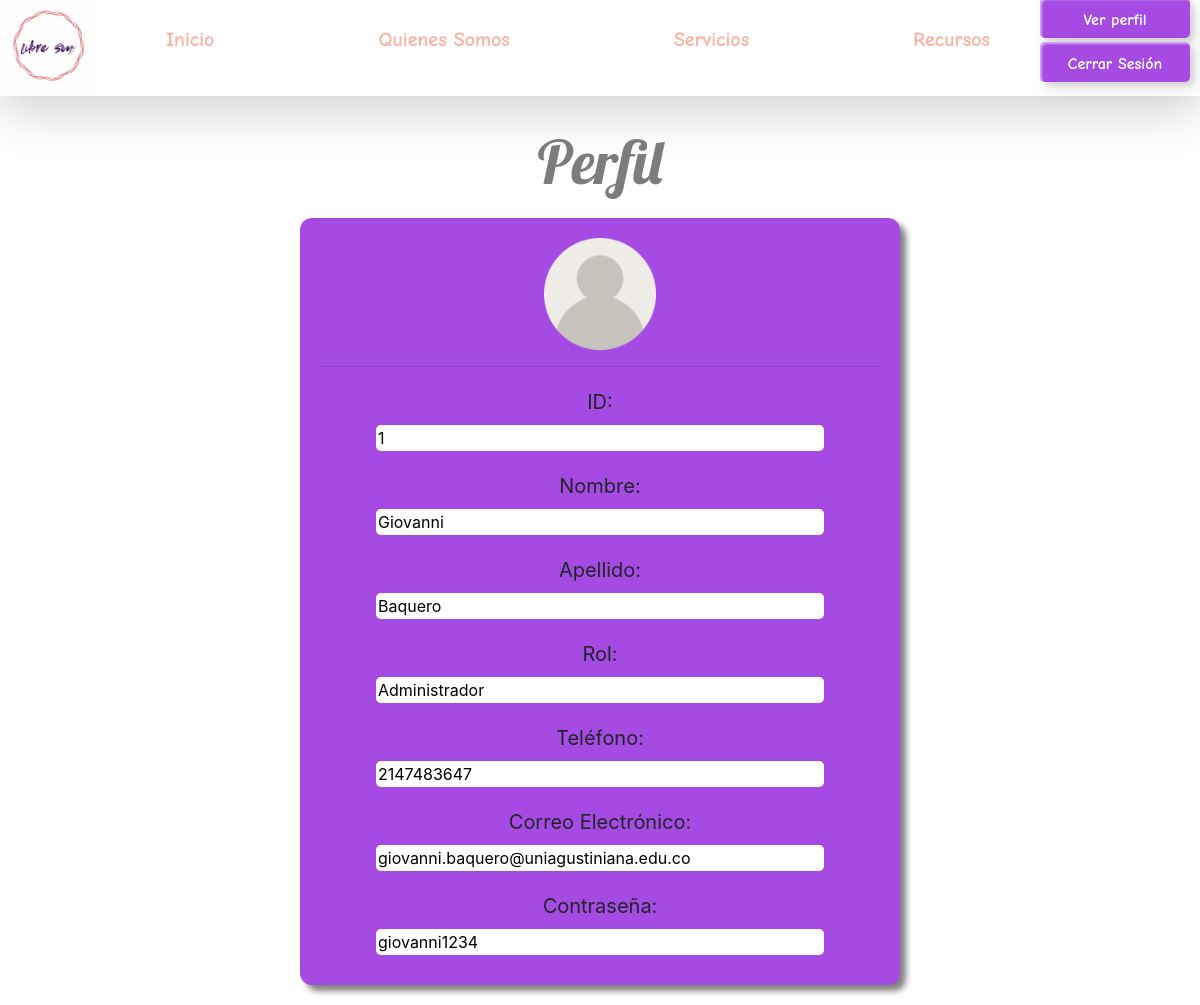
Screenshot of /usuario/registro.php (signed in) with the database file from the repository.
### tables this page shows
CREATE TABLE `infusuarios` (
  `id` int(2) NOT NULL,
  `Nombres` varchar(20) NOT NULL,
  `Apellidos` varchar(20) NOT NULL,
  `Telefono` int(10) DEFAULT NULL,
  `Correo` varchar(50) NOT NULL,
  `Contraseña` varchar(50) NOT NULL,
  `Rol` varchar(20) NOT NULL
);

### usuario/registro.php (the view, shortened to what this page needs)
<!DOCTYPE html>
<html lang="en">
<head>
    <link rel="stylesheet" href="../css/stilos.css">
    <link rel="stylesheet" href="https://cdn.jsdelivr.net/npm/bootstrap@4.5.3/dist/css/bootstrap.min.css">
</head>
<header>
    <div class="contenedor-header d-flex justify-content-between shadow-lg">
        <div class="icono">
            <img src="../img/icono.jpg" alt="">
        </div>
        <div class="menu ">
            <ul class="d-flex justify-content-between">
                <li id="item"><a href="index.php" >Inicio</a></li>
                <li id="item"><a href="quienessomos.php" >Quienes Somos</a></li>
                <li id="item"><a href="" >Servicios</a>
                </li>
                <li id="item"><a href="recursos.php" >Recursos</a></li>
            </ul>
        </div>
        <div class="btn-registro">
            <button class="custom-btn btn-2"><a href="registro.php">Ver perfil</a></button>
            <button class="custom-btn btn-2 mt-1"><a href="../Desconectar.php">Cerrar Sesión</a></button>
        </div>
    </div>
</header>
<body>
   <div class="contenedorinformacion">
        <div class="tituloinicio">
            <h1>Perfil</h1>
        </div>
        <div class="datosadministrador ">
            <?php
                include("../conexion.php");
                $id = $_SESSION['id'];
                $query = "SELECT * FROM infusuarios WHERE id = $id";
                $result = mysqli_query($conexiondb, $query);
                while($row = mysqli_fetch_array($result)){
            ?>
            <img src="../img/usuario.png" alt="">
            <hr>
            <div class="datos">
                <label for="">ID:</label> <br>
                <input type="text" value="<?php echo $row['id']?>">
            </div>
            <div class="datos">
                <label for="">Nombre:</label> <br>
                <input type="text" value="<?php echo $row['Nombres']?>">
            </div>
            <div class="datos">
                <label for="">Apellido:</label> <br>
                <input type="text" value="<?php echo $row['Apellidos']?>">
            </div>
            <div class="datos">
                <label for="">Rol:</label> <br>
                <input type="text" value="<?php echo $row['Rol']?>">
            </div>
            <div class="datos">
                <label for="">Teléfono:</label> <br>
                <input type="number" value="<?php echo $row['Telefono']?>">
            </div>
            <div class="datos">
                <label for="">Correo Electrónico:</label> <br>
                <input type="email" value="<?php echo $row['Correo']?>">
            </div>
            <div class="datos">
                <label for="">Contraseña:</label> <br>
                <input type="text" value="<?php echo $row['Contraseña']?>">
            </div>
            <?php } ?>
        </div>
   </div>
</body>
</html>

### css/stilos.css (style rules this page uses)
.contenedor-header { align-items: center; }
.icono { width: 8%; }
.icono img { width: 100%; }
.menu { width: 72%; }
.menu ul { list-style: none; }
.menu #item { float: left; }
.menu #item a { text-decoration: none; color: #fbb1a1; font-family: ComicBold; font-size: 20px; }
.btn-registro { position: relative; bottom: 8px; padding-right: 10px; text-align: right; width: 15%; }
.custom-btn { width: 150px; height: 40px; color: #fff; border-radius: 5px; padding: 10px 25px; font-family: ComicBold; background: transparent; cursor: pointer; transition: all 0.3s ease; display: inline-block; box-shadow:inset 2px 2px 2px 0px rgba(255,255,255,.5), 7px 7px 20px 0px rgba(0,0,0,.1), 4px 4px 5px 0px rgba(0,0,0,.1); outline: none; }
.btn-2 { background: #A54BE3; border: none; }
.btn-registro a { text-decoration: none; color: #fff; }
.tituloinicio h1, h3 { margin-top: 30px; font-size: 60px; text-align: center; font-family: Cursiva; color: #7c7c7c; }
.datos { margin: 20px 0 10px 0; }
.datos label { font-size: 20px; }
.datos input { border: none; width: 80%; border-radius: 5px; }
.datosadministrador { text-align: center; width: 50%; margin: 20px auto; background-color: #A54BE3; padding: 20px; box-shadow: 6px 6px 6px gray; border-radius: 12px; }
.datosadministrador img { width: 20%; }

### rows the page displays
infusuarios: id "1", Nombres "Giovanni", Apellidos "Baquero", Rol "Administrador", Telefono "2147483647", Correo "giovanni.baquero@uniagustiniana.edu.co", Contraseña "giovanni1234"
